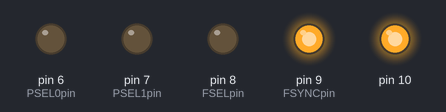
A sketch run on a simulated Arduino Uno, built with avr-gcc and run on an emulated ATmega328P. Shown: output pins drawn as LEDs (lit = HIGH). What the sketch prints to the serial monitor is not drawn. At 3.0 s the program stops and its outputs stay as they are.

Above: at 0.1 s.
Timing chart, 0 to 1.6 s (numbered marks = the images above):
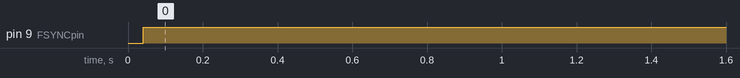

Measured:
- by itself, pin 9 (FSYNCpin): LOW → HIGH at 0.04 s

The sketch:

ad9835_test.ino
```cpp
// (licence header left out)
#include <SPI.h>
#include <math.h>

// I/O pin assignments
const int SCLKpin   = 13;   // SCK
// 12 = MISO
const int SDATApin  = 11;   // MOSI
// 10 = SS
const int FSYNCpin  = 9;    // PORTB.1
const int FSELpin   = 8;    // PORTB.0
const int PSEL1pin  = 7;    // PORTD.7
const int PSEL0pin  = 6;    // PORTD.6


// DDS clock frequency (Hz)
#define FCLK 50000000

// Phase and frequency calculation debugging
#define DEBUG_CALC
#define BAUD 115200

// Write directly to AVR port in SPIwrite() instead of using digitalWrite()?
#define FAST_IO


// SPI write to AD9835 register
void SPIwrite(int byte1, int byte2) {
    // take the FSYNC pin low to select the chip:
#ifdef FAST_IO
    PORTB &= ~0x02;
#else
    digitalWrite(FSYNCpin, LOW);
#endif

    //  send in the address and value via SPI:
    SPI.transfer(byte1);
    SPI.transfer(byte2);

    // take the FSYNC pin high to de-select the chip:
#ifdef FAST_IO
    PORTB |= 0x02;
#else
    digitalWrite(FSYNCpin, LOW);
#endif
}


// Calculate the frequency tuning word for a DDS with a 32 bit
// phase register. Desired frequency and DDS clock frequency
// specified in Hz.
unsigned long calcFTW32(unsigned long freq, unsigned long fclk) {

    unsigned long FTW;
    double FTWf;

    // This calculation loses precision on the Arduino because doubles
    // are presently implemented as floats. So, for example,
    // calcFTW32(10000000,50000000) should return 0x33333333, but it
    // instead returns 0x33333340 on the Arduino. A good future improvement
    // to this code would be to implement an efficient calculation that maintains
    // the full 32 bit FTW precision for some desired resolution (say, 1 Hz).
    FTWf = pow(2,32) * (double)freq / (double)fclk;
    FTW = (unsigned long) FTWf;

#ifdef DEBUG_CALC
    Serial.print("calcFTW32(");
    Serial.print(freq);
    Serial.print(", ");
    Serial.print(fclk);
    Serial.print(") = 0x");
    Serial.println(FTW, HEX);
#endif

    return FTW;
}


// Calculate the phase tuning word for a DDS with a 12 bit
// phase offset register. Desired phase specified in Hz (0-359)
unsigned int calcPTW12d(unsigned int deg) {

    unsigned int PTW;
    double PTWf;

    PTWf = ((double)(deg % 360) / 360.0) * pow(2,12);
    PTW = (unsigned int) PTWf;

#ifdef DEBUG_CALC
    Serial.print("calcPTW12d(");
    Serial.print(deg);
    Serial.print(") = 0x");
    Serial.println(PTW, HEX);
#endif

    return PTW;
}


// Write to speficied frequency register (0-1) of AD9835
void writeFTW(unsigned long FTW, int reg) {
    int regaddr;
    regaddr = (reg & 0x01) << 2;

    SPIwrite(0x33 + regaddr, ((FTW & 0xFF000000) >> 24));
    SPIwrite(0x22 + regaddr, ((FTW & 0x00FF0000) >> 16));
    SPIwrite(0x31 + regaddr, ((FTW & 0x0000FF00) >> 8));
    SPIwrite(0x20 + regaddr, ((FTW & 0x000000FF)));
}


// Write to specified phase register (0-3) of AD9835
void writePTW(unsigned int PTW, int reg) {
    int regaddr;
    regaddr = (reg & 0x03) << 1;

    SPIwrite(0x19 + regaddr, ((PTW & 0x0F00) >> 8));
    SPIwrite(0x08 + regaddr, ((PTW & 0x00FF)));
}


// Initialization code
void setup() {

#ifdef DEBUG_CALC
    Serial.begin(BAUD);
    Serial.println("reset");
#endif

    digitalWrite(FSYNCpin, HIGH);
    digitalWrite(SCLKpin,  LOW);
    digitalWrite(FSELpin,  LOW);
    digitalWrite(PSEL0pin, LOW);
    digitalWrite(PSEL1pin, LOW);
    pinMode(FSYNCpin, OUTPUT);
    pinMode(SCLKpin,  OUTPUT);
    pinMode(FSELpin,  OUTPUT);
    pinMode(PSEL0pin, OUTPUT);
    pinMode(PSEL1pin, OUTPUT);

    SPI.setDataMode(SPI_MODE1);
    SPI.setBitOrder(MSBFIRST);
    SPI.setClockDivider(SPI_CLOCK_DIV2);
    SPI.begin();

    // Reset and clear device
    SPIwrite(0xF8, 0x00);
    delay(1);

    // Power up device
    SPIwrite(0xC0, 0x00);

    // Set sync and FSEL source (external pins)
    SPIwrite(0x80, 0x00);

}

// Main loop
void loop() {

    // Set up frequency registers for toggle
    // between 5MHz and 10MHz with FSEL pin
    writeFTW(calcFTW32(1000, 50000000), 0);
    writeFTW(calcFTW32( 100, 50000000), 1);

    // Set up phase registers for QPSK with PSEL1, PSEL0 pins
    writePTW(calcPTW12d(0),   0);
    writePTW(calcPTW12d(90),  1);
    writePTW(calcPTW12d(180), 2);
    writePTW(calcPTW12d(270), 3);

    while (1) {
        // Do nothing... we'll just output 10 MHz. If we fiddled with the
        // FSEL, PSEL1 and PSEL0 pins here, interesting things would happen.
        // We could also repeatedly write to the frequency registers to change
        // frequencies. Since the Arduino is pretty slow at doing floating-point
        // math, pre-computing the desired frequencies might be necessary to
        // achieve a suitable sampling rate (for example, to frequency modulate
        // the DDS output with a sine wave). For FSK, BPSK or QPSK, it'd be most
        // efficient to preload the DDS's frequency and/or phase registers and
        // then twiddle the FSEL/PSELn pins to modulate its output.

        delay(1000);
    }
}
```
